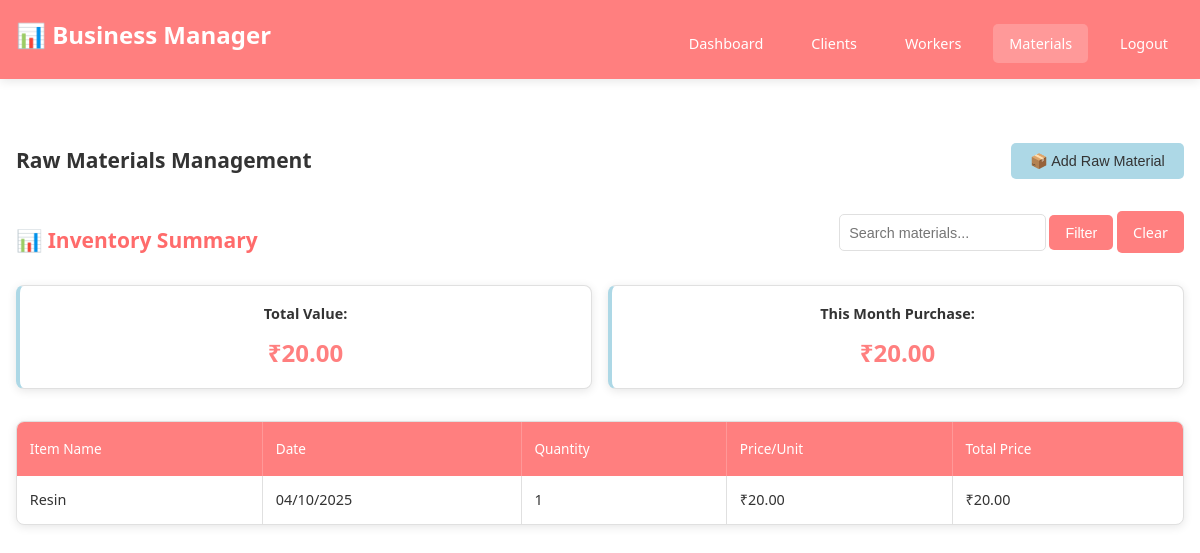
Before: /raw_materials (signed in) with the older database file.
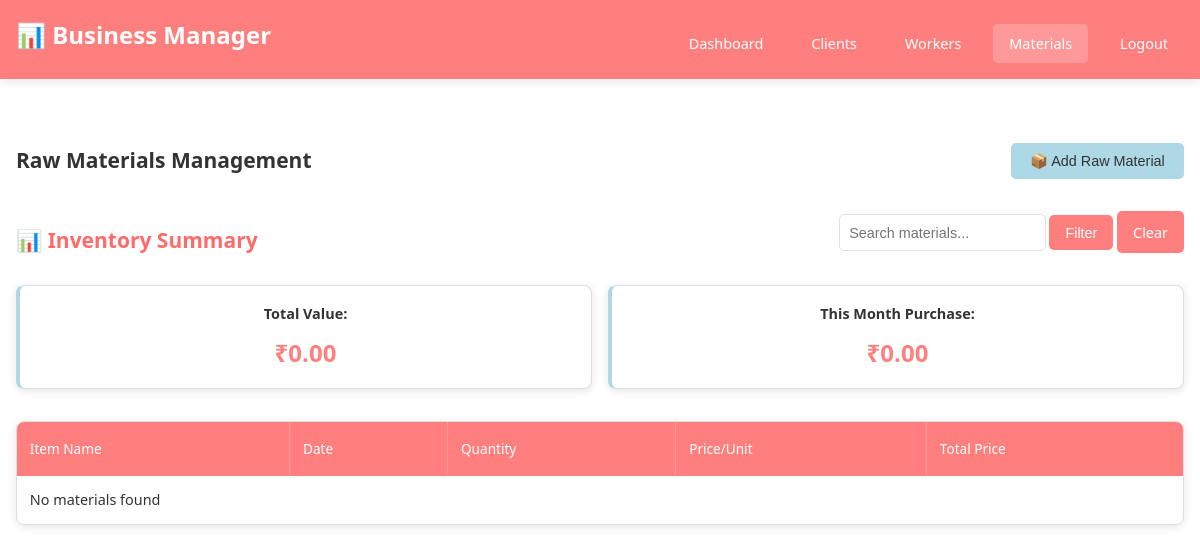
After: the same page with the newer database file.
### app/models.py (models this page shows)
class raw_material(db.Model):
    raw_id = db.Column(db.Integer, primary_key=True)
    item = db.Column(db.String(100), nullable = False)
    date = db.Column(db.Date, nullable = False)
    quantity = db.Column(db.Integer, nullable = False)
    price = db.Column(db.Float, nullable = False)
    amount = db.Column(db.Integer, db.Computed('quantity * price'))

### app/routes/tasks.py (the view)
    def wrapper(*args, **kwargs):
        if 'user' not in session:
            flash("⚠️ Please login first to continue.", "warning")
            return redirect(url_for('auth.login'))
        return view_func(*args, **kwargs)

### app/routes/tasks.py (called while the page is built)
def login_required(view_func):
    def wrapper(*args, **kwargs):
        if 'user' not in session:
            flash("⚠️ Please login first to continue.", "warning")
            return redirect(url_for('auth.login'))
        return view_func(*args, **kwargs)
    wrapper.__name__ = view_func.__name__
    return wrapper

### app/templates/raw_materials.html (shortened to what this page needs)
{% extends "base.html" %}
{% block content %}
<div class="section-header">
    <h2>Raw Materials Management</h2>
    <button type="button" class="btn btn-primary" id="openCartBtn">
        📦 Add Raw Material
    </button>
</div>
<section class="inventory-section">
    <div class="section-header">
        <h2 style="color: #FF6B6B;">📊 Inventory Summary</h2>
        <div class="filter-controls">
            <form method="GET" action="{{ url_for('tasks.raw_materials') }}">
                <input type="text" name="search" placeholder="Search materials..."
                       value="{{ request.args.get('search', '') }}">
                <button type="submit" class="btn">Filter</button>
                <a href="{{ url_for('tasks.raw_materials') }}" class="btn">Clear</a>
            </form>
        </div>
    </div>
<section class="inventory-summary">
    <div class="summary-grid">
        <div class="summary-card">
            <h3>Total Value:</h3>
            <span>₹{{ "{:,.2f}".format(total_inventory_value or 0) }}</span>
        </div>
        <div class="summary-card">
            <h3>This Month Purchase:</h3>
            <span>₹{{ "{:,.2f}".format(monthly_purchase or 0) }}</span>
        </div>
    </div>
</section>
    <div class="table-container">
        <table>
            <thead>
                <tr>
                    <th>Item Name</th>
                    <th>Date</th>
                    <th>Quantity</th>
                    <th>Price/Unit</th>
                    <th>Total Price</th>
                </tr>
            </thead>
            <tbody>
                {% for material in materials %}
                    <tr>
                        <td>{{ material.item }}</td>
                        <td>{{ material.date.strftime('%d/%m/%Y') if material.date else '-' }}</td>
                        <td>{{ material.quantity }}</td>
                        <td>₹{{ "{:,.2f}".format(material.price or 0) }}</td>
                        <td>₹{{ "{:,.2f}".format((material.quantity * material.price) if material.quantity and material.price else 0) }}</td>
                    </tr>
                {% else %}
                    <tr>
                        <td colspan="5">No materials found</td>
                    </tr>
                {% endfor %}
            </tbody>
        </table>
    </div>
</section>
{% endblock %}

Changed rows visible on the page:
removed raw_material: item "Resin", date "04/10/2025", quantity "1", price "20.00", quantity+price "20.00"
Other visible differences:
{{ "{:,.2f}".format(total_inventory_value or 0) }}: "20.00" → "0.00"
{{ "{:,.2f}".format(monthly_purchase or 0) }}: "20.00" → "0.00"
text now shown: "No materials found"
